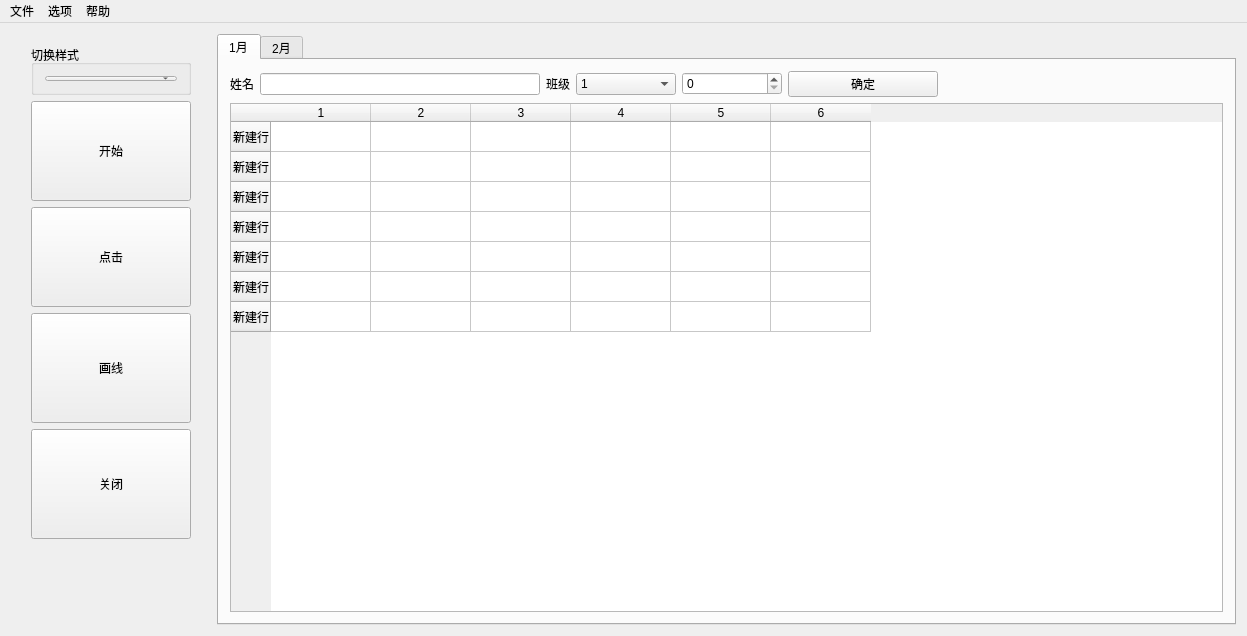
<?xml version="1.0" encoding="UTF-8"?>
<ui version="4.0">
 <class>mix_qss_changeClass</class>
 <widget class="QMainWindow" name="mix_qss_changeClass">
  <property name="geometry">
   <rect>
    <x>0</x>
    <y>0</y>
    <width>1247</width>
    <height>636</height>
   </rect>
  </property>
  <property name="windowTitle">
   <string>mix_qss_change</string>
  </property>
  <widget class="QWidget" name="centralWidget">
   <layout class="QGridLayout" name="gridLayout">
    <item row="0" column="0">
     <widget class="QWidget" name="widget" native="true">
      <property name="minimumSize">
       <size>
        <width>200</width>
        <height>0</height>
       </size>
      </property>
      <layout class="QGridLayout" name="gridLayout_2">
       <item row="3" column="0">
        <widget class="ToolButton" name="toolButton_3">
         <property name="minimumSize">
          <size>
           <width>160</width>
           <height>110</height>
          </size>
         </property>
         <property name="text">
          <string>画线</string>
         </property>
        </widget>
       </item>
       <item row="4" column="0">
        <widget class="ToolButton" name="toolButton_4">
         <property name="minimumSize">
          <size>
           <width>160</width>
           <height>110</height>
          </size>
         </property>
         <property name="text">
          <string>关闭</string>
         </property>
        </widget>
       </item>
       <item row="5" column="0">
        <spacer name="verticalSpacer">
         <property name="orientation">
          <enum>Qt::Vertical</enum>
         </property>
         <property name="sizeHint" stdset="0">
          <size>
           <width>20</width>
           <height>130</height>
          </size>
         </property>
        </spacer>
       </item>
       <item row="2" column="0">
        <widget class="ToolButton" name="toolButton_2">
         <property name="minimumSize">
          <size>
           <width>160</width>
           <height>100</height>
          </size>
         </property>
         <property name="maximumSize">
          <size>
           <width>160</width>
           <height>100</height>
          </size>
         </property>
         <property name="text">
          <string>点击</string>
         </property>
        </widget>
       </item>
       <item row="1" column="0">
        <widget class="QToolButton" name="toolButton">
         <property name="minimumSize">
          <size>
           <width>160</width>
           <height>100</height>
          </size>
         </property>
         <property name="text">
          <string>开始</string>
         </property>
        </widget>
       </item>
       <item row="0" column="0">
        <widget class="QGroupBox" name="groupBox">
         <property name="minimumSize">
          <size>
           <width>0</width>
           <height>50</height>
          </size>
         </property>
         <property name="title">
          <string>切换样式</string>
         </property>
         <layout class="QGridLayout" name="gridLayout_5">
          <item row="0" column="0">
           <widget class="QComboBox" name="style_commbox"/>
          </item>
         </layout>
        </widget>
       </item>
      </layout>
     </widget>
    </item>
    <item row="0" column="1">
     <widget class="QTabWidget" name="tabWidget">
      <property name="currentIndex">
       <number>0</number>
      </property>
      <widget class="QWidget" name="tab">
       <attribute name="title">
        <string>1月</string>
       </attribute>
       <layout class="QGridLayout" name="gridLayout_4">
        <item row="0" column="0">
         <widget class="QLabel" name="label">
          <property name="text">
           <string>姓名</string>
          </property>
         </widget>
        </item>
        <item row="0" column="1">
         <widget class="QLineEdit" name="lineEdit"/>
        </item>
        <item row="0" column="2">
         <widget class="QLabel" name="label_2">
          <property name="text">
           <string>班级</string>
          </property>
         </widget>
        </item>
        <item row="0" column="3">
         <widget class="QComboBox" name="comboBox">
          <property name="minimumSize">
           <size>
            <width>100</width>
            <height>0</height>
           </size>
          </property>
          <item>
           <property name="text">
            <string>1</string>
           </property>
          </item>
          <item>
           <property name="text">
            <string>2</string>
           </property>
          </item>
          <item>
           <property name="text">
            <string>3</string>
           </property>
          </item>
         </widget>
        </item>
        <item row="0" column="4">
         <widget class="QSpinBox" name="spinBox">
          <property name="minimumSize">
           <size>
            <width>100</width>
            <height>0</height>
           </size>
          </property>
         </widget>
        </item>
        <item row="0" column="5">
         <widget class="QPushButton" name="pushButton">
          <property name="minimumSize">
           <size>
            <width>150</width>
            <height>0</height>
           </size>
          </property>
          <property name="text">
           <string>确定</string>
          </property>
         </widget>
        </item>
        <item row="0" column="6">
         <spacer name="horizontalSpacer_2">
          <property name="orientation">
           <enum>Qt::Horizontal</enum>
          </property>
          <property name="sizeHint" stdset="0">
           <size>
            <width>173</width>
            <height>20</height>
           </size>
          </property>
         </spacer>
        </item>
        <item row="1" column="0" colspan="7">
         <widget class="QTableWidget" name="tableWidget">
          <row>
           <property name="text">
            <string>新建行</string>
           </property>
          </row>
          <row>
           <property name="text">
            <string>新建行</string>
           </property>
          </row>
          <row>
           <property name="text">
            <string>新建行</string>
           </property>
          </row>
          <row>
           <property name="text">
            <string>新建行</string>
           </property>
          </row>
          <row>
           <property name="text">
            <string>新建行</string>
           </property>
          </row>
          <row>
           <property name="text">
            <string>新建行</string>
           </property>
          </row>
          <row>
           <property name="text">
            <string>新建行</string>
           </property>
          </row>
          <column>
           <property name="text">
            <string>1</string>
           </property>
          </column>
          <column>
           <property name="text">
            <string>2</string>
           </property>
          </column>
          <column>
           <property name="text">
            <string>3</string>
           </property>
          </column>
          <column>
           <property name="text">
            <string>4</string>
           </property>
          </column>
          <column>
           <property name="text">
            <string>5</string>
           </property>
          </column>
          <column>
           <property name="text">
            <string>6</string>
           </property>
          </column>
         </widget>
        </item>
       </layout>
      </widget>
      <widget class="QWidget" name="tab_2">
       <attribute name="title">
        <string>2月</string>
       </attribute>
       <layout class="QGridLayout" name="gridLayout_3">
        <item row="0" column="0">
         <widget class="QLabel" name="label_4">
          <property name="text">
           <string>姓名</string>
          </property>
         </widget>
        </item>
        <item row="0" column="1">
         <widget class="QLineEdit" name="lineEdit_2">
          <property name="minimumSize">
           <size>
            <width>150</width>
            <height>0</height>
           </size>
          </property>
         </widget>
        </item>
        <item row="0" column="4">
         <widget class="QSpinBox" name="spinBox_2">
          <property name="minimumSize">
           <size>
            <width>150</width>
            <height>0</height>
           </size>
          </property>
         </widget>
        </item>
        <item row="0" column="6">
         <spacer name="horizontalSpacer">
          <property name="orientation">
           <enum>Qt::Horizontal</enum>
          </property>
          <property name="sizeHint" stdset="0">
           <size>
            <width>40</width>
            <height>20</height>
           </size>
          </property>
         </spacer>
        </item>
        <item row="0" column="5">
         <widget class="QPushButton" name="pushButton_2">
          <property name="minimumSize">
           <size>
            <width>150</width>
            <height>0</height>
           </size>
          </property>
          <property name="text">
           <string>确定</string>
          </property>
         </widget>
        </item>
        <item row="1" column="0" colspan="7">
         <widget class="QTableWidget" name="tableWidget_2">
          <row>
           <property name="text">
            <string>新建行</string>
           </property>
          </row>
          <row>
           <property name="text">
            <string>新建行</string>
           </property>
          </row>
          <row>
           <property name="text">
            <string>新建行</string>
           </property>
          </row>
          <row>
           <property name="text">
            <string>新建行</string>
           </property>
          </row>
          <row>
           <property name="text">
            <string>新建行</string>
           </property>
          </row>
          <row>
           <property name="text">
            <string>新建行</string>
           </property>
          </row>
          <row>
           <property name="text">
            <string>新建行</string>
           </property>
          </row>
          <row>
           <property name="text">
            <string>新建行</string>
           </property>
          </row>
          <row>
           <property name="text">
            <string>新建行</string>
           </property>
          </row>
          <column>
           <property name="text">
            <string>新建列</string>
           </property>
          </column>
          <column>
           <property name="text">
            <string>新建列</string>
           </property>
          </column>
          <column>
           <property name="text">
            <string>新建列</string>
           </property>
          </column>
          <column>
           <property name="text">
            <string>新建列</string>
           </property>
          </column>
          <column>
           <property name="text">
            <string>新建列</string>
           </property>
          </column>
          <column>
           <property name="text">
            <string>新建列</string>
           </property>
          </column>
          <column>
           <property name="text">
            <string>新建列</string>
           </property>
          </column>
          <column>
           <property name="text">
            <string>新建列</string>
           </property>
          </column>
          <column>
           <property name="text">
            <string>新建列</string>
           </property>
          </column>
         </widget>
        </item>
        <item row="0" column="2">
         <widget class="QLabel" name="label_3">
          <property name="text">
           <string>班级</string>
          </property>
         </widget>
        </item>
        <item row="0" column="3">
         <widget class="QComboBox" name="comboBox_2">
          <property name="minimumSize">
           <size>
            <width>150</width>
            <height>0</height>
           </size>
          </property>
          <item>
           <property name="text">
            <string>1</string>
           </property>
          </item>
          <item>
           <property name="text">
            <string>2</string>
           </property>
          </item>
          <item>
           <property name="text">
            <string>3</string>
           </property>
          </item>
         </widget>
        </item>
       </layout>
      </widget>
     </widget>
    </item>
   </layout>
  </widget>
  <widget class="QMenuBar" name="menuBar">
   <property name="geometry">
    <rect>
     <x>0</x>
     <y>0</y>
     <width>1247</width>
     <height>23</height>
    </rect>
   </property>
   <widget class="QMenu" name="menu">
    <property name="title">
     <string>文件</string>
    </property>
    <addaction name="actionaa"/>
    <addaction name="actionaa_2"/>
   </widget>
   <widget class="QMenu" name="menu_2">
    <property name="title">
     <string>选项</string>
    </property>
    <addaction name="action12"/>
   </widget>
   <widget class="QMenu" name="menu_3">
    <property name="title">
     <string>帮助</string>
    </property>
    <addaction name="actioncc"/>
   </widget>
   <addaction name="menu"/>
   <addaction name="menu_2"/>
   <addaction name="menu_3"/>
  </widget>
  <action name="actionaa">
   <property name="text">
    <string>文件</string>
   </property>
  </action>
  <action name="actionaa_2">
   <property name="text">
    <string>你好</string>
   </property>
  </action>
  <action name="action12">
   <property name="text">
    <string>12</string>
   </property>
  </action>
  <action name="actioncc">
   <property name="text">
    <string>帮助</string>
   </property>
  </action>
 </widget>
 <layoutdefault spacing="6" margin="11"/>
 <customwidgets>
  <customwidget>
   <class>ToolButton</class>
   <extends>QToolButton</extends>
   <header location="global">tool_button.h</header>
  </customwidget>
 </customwidgets>
 <resources>
  <include location="mix_qss_change.qrc"/>
 </resources>
 <connections>
  <connection>
   <sender>style_commbox</sender>
   <signal>currentIndexChanged(QString)</signal>
   <receiver>mix_qss_changeClass</receiver>
   <slot>change_qss(QString)</slot>
   <hints>
    <hint type="sourcelabel">
     <x>69</x>
     <y>68</y>
    </hint>
    <hint type="destinationlabel">
     <x>-94</x>
     <y>51</y>
    </hint>
   </hints>
  </connection>
  <connection>
   <sender>toolButton_2</sender>
   <signal>clicked()</signal>
   <receiver>mix_qss_changeClass</receiver>
   <slot>mouse_click()</slot>
   <hints>
    <hint type="sourcelabel">
     <x>81</x>
     <y>260</y>
    </hint>
    <hint type="destinationlabel">
     <x>-184</x>
     <y>259</y>
    </hint>
   </hints>
  </connection>
 </connections>
 <slots>
  <slot>change_qss(QString)</slot>
  <slot>mouse_click()</slot>
 </slots>
</ui>
